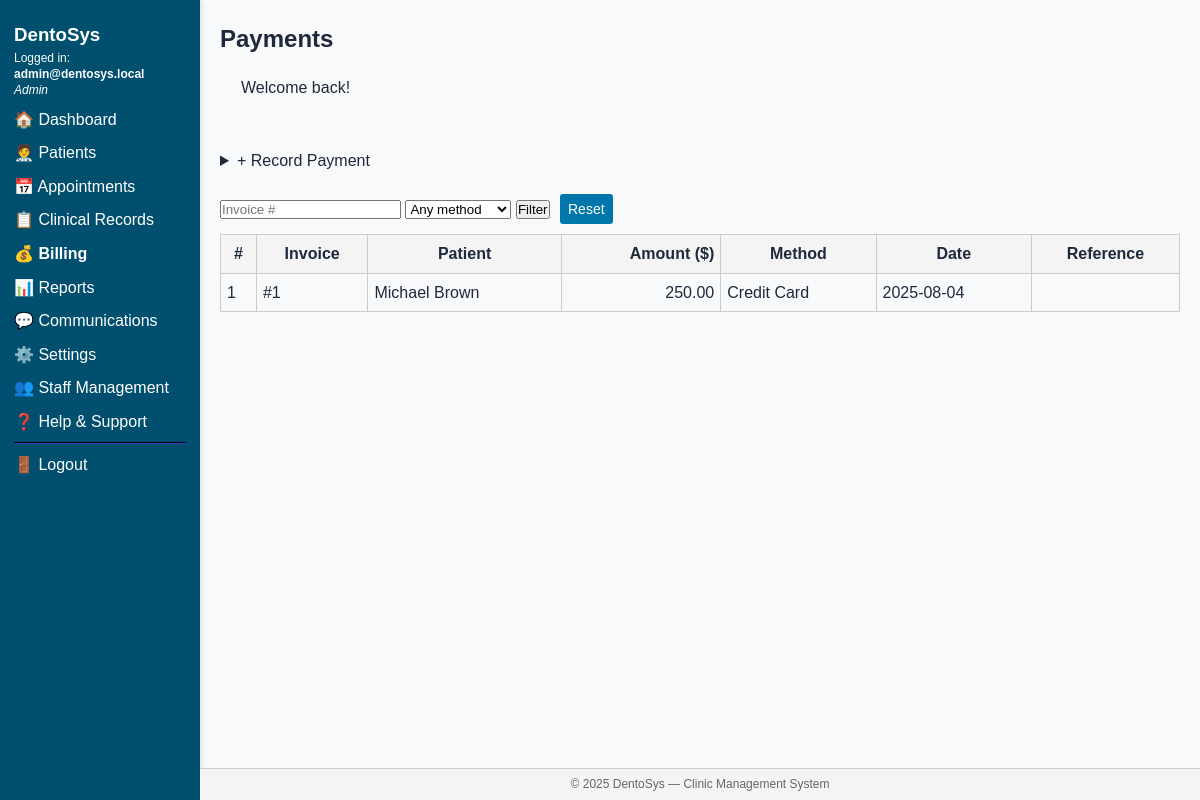
Page /pages/billing/payments.php (signed in) on the committed database.
### tables this page shows
CREATE TABLE `UserTbl` (
  `user_id` int(11) NOT NULL AUTO_INCREMENT,
  `email` varchar(100) NOT NULL,
  `password_hash` varchar(255) NOT NULL,
  `role_id` int(11) NOT NULL,
  `is_active` tinyint(1) DEFAULT 1,
  `created_at` timestamp NULL DEFAULT current_timestamp(),
  PRIMARY KEY (`user_id`),
  UNIQUE KEY `email` (`email`),
  KEY `role_id` (`role_id`),
  CONSTRAINT `UserTbl_ibfk_1` FOREIGN KEY (`role_id`) REFERENCES `Role` (`role_id`)
);

CREATE TABLE `Role` (
  `role_id` int(11) NOT NULL,
  `role_name` varchar(50) NOT NULL,
  PRIMARY KEY (`role_id`),
  UNIQUE KEY `role_name` (`role_name`)
);

CREATE TABLE `Payment` (
  `payment_id` int(11) NOT NULL AUTO_INCREMENT,
  `invoice_id` int(11) NOT NULL,
  `amount` decimal(10,2) NOT NULL,
  `method` varchar(50) DEFAULT NULL,
  `reference` varchar(100) DEFAULT NULL,
  `paid_date` date NOT NULL,
  PRIMARY KEY (`payment_id`),
  KEY `invoice_id` (`invoice_id`),
  CONSTRAINT `Payment_ibfk_1` FOREIGN KEY (`invoice_id`) REFERENCES `Invoice` (`invoice_id`)
);

### pages/billing/payments.php (the view, shortened to what this page needs)
<?php
require_once BASE_PATH . '/includes/functions.php';
$where = '';
$sql = "SELECT p.*, i.total_amount,
               CONCAT(pa.first_name,' ',pa.last_name) AS patient
        FROM Payment p
        JOIN Invoice i ON i.invoice_id = p.invoice_id
        JOIN Patient pa ON pa.patient_id = i.patient_id
        $where
        ORDER BY p.paid_date DESC";
$payments = $conn->query($sql);
include BASE_PATH . '/templates/header.php';
include BASE_PATH . '/templates/sidebar.php';
?>
<main>
  <h2>Payments</h2>
  <?= get_flash(); ?>
  <details style="margin-bottom:14px;">
    <summary style="cursor:pointer;padding:6px 0;">+ Record Payment</summary>
  </details>
  <form method="get" style="margin-bottom:10px;">
    <input type="number" name="invoice" placeholder="Invoice #" value="<?= $_GET['invoice'] ?? ''; ?>">
    <select name="method">
      <option value="">Any method</option>
    </select>
    <button type="submit">Filter</button>
    <a class="btn" href="payments.php">Reset</a>
  </form>
  <table>
    <thead>
      <tr>
        <th>#</th>
        <th>Invoice</th>
        <th>Patient</th>
        <th style="text-align:right;">Amount ($)</th>
        <th>Method</th>
        <th>Date</th>
        <th>Reference</th>
      </tr>
    </thead>
    <tbody>
    <?php if ($payments->num_rows === 0): ?>
      <tr><td colspan="7">No payments found.</td></tr>
    <?php else: $i=1; while($p=$payments->fetch_assoc()): ?>
      <tr>
        <td><?= $i++; ?></td>
        <td>#<?= $p['invoice_id']; ?></td>
        <td><?= htmlspecialchars($p['patient']); ?></td>
        <td style="text-align:right;"><?= number_format($p['amount'],2); ?></td>
        <td><?= $p['method']; ?></td>
        <td><?= $p['paid_date']; ?></td>
        <td><?= htmlspecialchars($p['reference']); ?></td>
      </tr>
    <?php endwhile; endif; ?>
    </tbody>
  </table>
</main>
<?php include BASE_PATH . '/templates/footer.php'; ?>

### templates/sidebar.php (shortened to what this page needs)
<?php
$userEmail = $roleName = '';
$roleID    = 0;
if (!empty($_SESSION['user_id'])) {
    $uid = (int)$_SESSION['user_id'];
    $qry = $conn->query(
        "SELECT u.email, r.role_name, r.role_id
         FROM UserTbl u
         JOIN Role   r ON r.role_id = u.role_id
         WHERE u.user_id = $uid LIMIT 1"
    );
    if ($row = $qry->fetch_assoc()) {
        $userEmail = $row['email'];
        $roleName  = $row['role_name'];
        $roleID    = (int) $row['role_id'];
    }
}
$current = $_SERVER['REQUEST_URI'];
$active  = fn(string $sub) =>
    (strpos($current, $sub) !== false) ? 'style="font-weight:bold;"' : '';
?>
<aside class="sidebar">
  <h3 style="margin-top:0;">DentoSys</h3>
  <p style="font-size:12px;line-height:1.35em;">
    Logged&nbsp;in:<br>
    <strong><?= htmlspecialchars($userEmail); ?></strong><br>
    <em><?= htmlspecialchars($roleName); ?></em>
  </p>
  <nav>
    <?php if ($roleID === 4):  ?>
      <a <?= $active('/dashboard');       ?> href="/dentosys/pages/patients/my_profile.php">👤 My Profile</a>
      <a <?= $active('/appointments');    ?> href="/dentosys/pages/patients/my_appointments.php">📅 My Appointments</a>
      <a <?= $active('/records');         ?> href="/dentosys/pages/patients/my_records.php">📋 My Records</a>
      <a <?= $active('/prescriptions');   ?> href="/dentosys/pages/patients/my_prescriptions.php">💊 My Prescriptions</a>
      <a <?= $active('/billing');         ?> href="/dentosys/pages/patients/my_billing.php">💰 My Bills</a>
      <a <?= $active('/book');            ?> href="/dentosys/pages/patients/book_appointment.php">➕ Book Appointment</a>
    <?php else:  ?>
      <a <?= $active('/dashboard.php');   ?> href="/dentosys/pages/dashboard.php">🏠 Dashboard</a>
      <a <?= $active('/patients');        ?> href="/dentosys/pages/patients/list.php">🧑‍⚕️ Patients</a>
      <a <?= $active('/appointments');    ?> href="/dentosys/pages/appointments/calendar.php">📅 Appointments</a>
      <a <?= $active('/records');         ?> href="/dentosys/pages/records/list.php">📋 Clinical Records</a>
      <a <?= $active('/billing');         ?> href="/dentosys/pages/billing/invoices.php">💰 Billing</a>
      <?php if ($roleID !== 3):  ?>
        <a <?= $active('/reports');       ?> href="/dentosys/pages/reports/financial.php">📊 Reports</a>
        <a <?= $active('/communications');?> href="/dentosys/pages/communications/templates.php">💬 Communications</a>
      <?php endif; ?>
      <?php if ($roleID === 1):  ?>
        <a <?= $active('/settings');      ?> href="/dentosys/pages/settings/index.php">⚙️ Settings</a>
        <a <?= $active('/users');         ?> href="/dentosys/pages/settings/users.php">👥 Staff Management</a>
      <?php endif; ?>
    <?php endif; ?>
    <a <?= $active('/help');            ?> href="/dentosys/pages/help.php">❓ Help & Support</a>
    <hr style="border-color:#226;">
    <a href="/dentosys/auth/logout.php">🚪 Logout</a>
  </nav>
</aside>

### assets/css/framework.css (style rules this page uses)
:root { --primary-color: #2563eb; --primary-hover: #1d4ed8; --secondary-color: #64748b; --success-color: #10b981; --warning-color: #f59e0b; --error-color: #ef4444; --background: #f8fafc; --surface: #ffffff; --text-primary: #1e293b; --text-secondary: #64748b; --border-color: #e2e8f0; --font-family: 'Inter', -apple-system, BlinkMacSystemFont, sans-serif; --font-size-xs: 0.75rem; --font-size-sm: 0.875rem; --font-size-base: 1rem; --font-size-lg: 1.125rem; --font-size-xl: 1.25rem; --font-size-2xl: 1.5rem; --font-size-3xl: 1.875rem; --spacing-1: 0.25rem; --spacing-2: 0.5rem; --spacing-3: 0.75rem; --spacing-4: 1rem; --spacing-6: 1.5rem; --spacing-8: 2rem; --radius-sm: 0.25rem; --radius-md: 0.375rem; --radius-lg: 0.5rem; --radius-xl: 0.75rem; --shadow-sm: 0 1px 2px 0 rgb(0 0 0 / 0.05); --shadow-md: 0 4px 6px -1px rgb(0 0 0 / 0.1); --shadow-lg: 0 10px 15px -3px rgb(0 0 0 / 0.1); }
* { box-sizing: border-box; margin: 0; padding: 0; }
body { font-family: var(--font-family); font-size: var(--font-size-base); line-height: 1.6; color: var(--text-primary); background-color: var(--background); }
.btn { display: inline-flex; align-items: center; justify-content: center; padding: var(--spacing-2) var(--spacing-4); font-size: var(--font-size-sm); font-weight: 500; border: none; border-radius: var(--radius-md); cursor: pointer; text-decoration: none; transition: all 0.2s ease; gap: var(--spacing-2); }

### assets/css/style.css (style rules this page uses)
body { background-color: #f8f9fa; }
.sidebar { width: 240px; min-height: 100vh; background-color: #004F6E; color: #fff; box-shadow: 2px 0 5px rgba(0,0,0,0.1); }
main { flex: 1; padding: 2rem; overflow-x: auto; }

### templates/header.php (style rules this page uses)
body { display:flex;min-height:100vh;margin:0;font-family:Arial,Helvetica,sans-serif; }
.sidebar { width:200px;min-height:100vh;background:#004F6E;color:#fff;padding:20px 14px;box-sizing:border-box; }
.sidebar a { color:#fff;text-decoration:none;display:block;margin:8px 0; }
main { flex:1;padding:20px 20px 60px;box-sizing:border-box;overflow-x:auto; }
.btn { background:#0077aa;color:#fff;padding:4px 8px;border-radius:3px;text-decoration:none;margin-left:6px }
table { border-collapse:collapse;width:100% }
th,td { border:1px solid #ccc;padding:6px }
th { background:#f4f4f4 }

### rows in the picture
usertbl: email "admin@dentosys.local", role.role_name "Admin"
payment: invoice "1", patient "Michael Brown", amount "250.00", method "Credit Card", paid_date "2025-08-04"

### other values in the picture
$m "Welcome back!"
